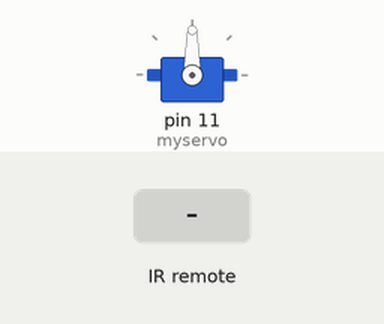
Simulated run of this sketch. Board: Arduino Uno, built with avr-gcc and run on an emulated ATmega328P. Shown: servo. Inputs (shaded band) come from the test bench. What the sketch prints to the serial monitor is not drawn.

Above: at 1.2 s.
1.3 s: infrared code 0xFF629D received
At 1.7 s:
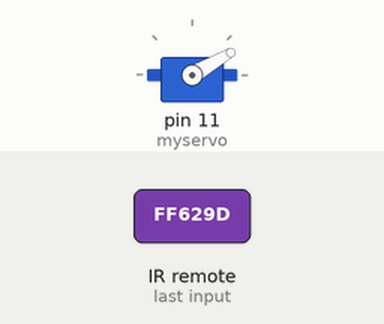
2.8 s: infrared code 0xFFA857 received
At 4.1 s:
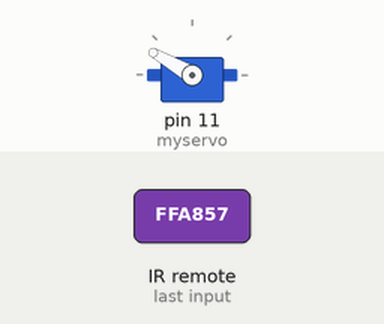
Timing chart, 0 to 5.8 s (numbered marks = the images above; inputs shaded):
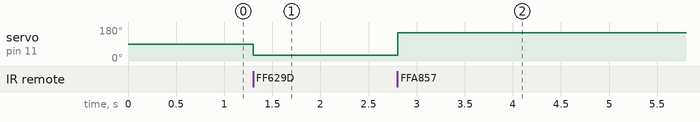

The sketch:

ir__servo.ino
```cpp
//www.elegoo.com
//2016.12.9

#include "IRremote.h"
#include <Servo.h>
/* After including the corresponding libraries,
   we can use the "class" like "Servo" created by the developer for us.
   We can use the functions and variables created in the libraries by creating
   objects like the following "myservo" to refer to the members in ".".*/

Servo myservo;
int receiver = 12; // Signal Pin of IR receiver to Arduino Digital Pin 12

/*-----( Declare objects )-----*/
IRrecv irrecv(receiver);     // create instance of 'irrecv'
decode_results results;      // create instance of 'decode_results'

/*-----( Function )-----*/
void translateIR() // takes action based on IR code received

// describing Remote IR codes

{

  switch(results.value)

  {

  //the "VOL-" button
  case 0xFF629D:  myservo.write(30);// move servos to center position -> 30°
  delay(1000);
  break;

  //the "VOL+" button
  case 0xFFA857:   myservo.write(150);// move servos to center position -> 150°
  delay(1000);
  break;
  default:
    Serial.println(" other button   ");

  }// End Case

  delay(500); // Do not get immediate repeat


} //END translateIR
void setup()   /*----( SETUP: RUNS ONCE )----*/
{
  Serial.begin(9600);
  Serial.println("IR Receiver Button Decode");
  irrecv.enableIRIn(); // Start the receiver
  myservo.attach(11);//connect pin 11 with the control line(the middle line of Servo)

}/*--(end setup )---*/


void loop()   /*----( LOOP: RUNS CONSTANTLY )----*/
{
  if (irrecv.decode(&results)) // have we received an IR signal?

  {
    translateIR();
    irrecv.resume(); // receive the next value
  }
}/* --(end main loop )-- */
```

Measured:
- after the input at 1.3 s, servo on pin 11 (myservo): 90° → 30° at once
- after the input at 2.8 s, servo on pin 11 (myservo): 30° → 150° at once
